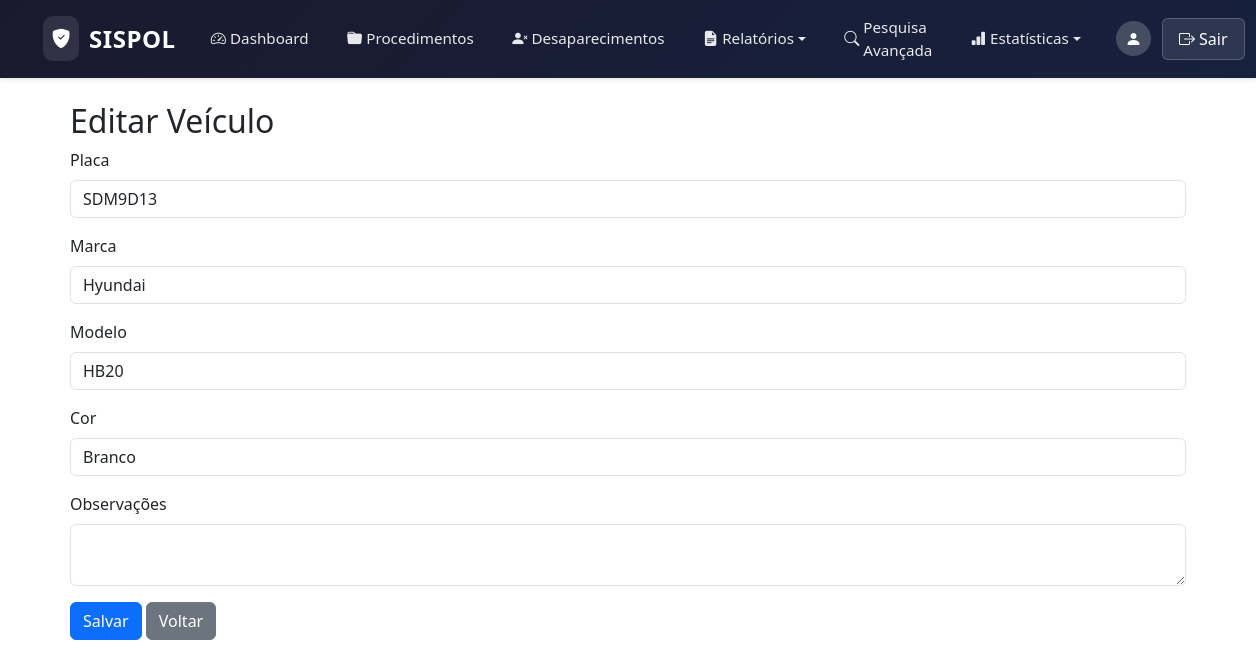
Page /public/veiculos/cadastrar_veiculo.php?id=3 (signed in) on the committed database.
### tables this page shows
CREATE TABLE `Veiculos` (
  `id` int NOT NULL,
  `placa` varchar(10) NOT NULL,
  `marca` varchar(50) NOT NULL,
  `modelo` varchar(50) NOT NULL,
  `cor` varchar(20) NOT NULL,
  `observacoes` text
);

### public/veiculos/cadastrar_veiculo.php (the view, shortened to what this page needs)
<?php
include_once '../../includes/header.php';
$id = $placa = $marca = $modelo = $cor = $observacoes = '';
if (isset($_GET['id'])) {
    $id = (int) $_GET['id'];
    $stmt = $pdo->prepare("SELECT * FROM Veiculos WHERE id = :id");
    $stmt->execute(['id' => $id]);
    $veiculo = $stmt->fetch(PDO::FETCH_ASSOC);
    if ($veiculo) {
        $placa = $veiculo['placa'];
        $marca = $veiculo['marca'];
        $modelo = $veiculo['modelo'];
        $cor = $veiculo['cor'];
        $observacoes = $veiculo['observacoes'];
    }
}
?>
<div class="container mt-4">
    <h2><?= $id ? 'Editar' : 'Cadastrar' ?> Veículo</h2>
    <form method="POST">
        <div class="mb-3">
            <label for="placa" class="form-label">Placa</label>
            <input type="text" name="placa" id="placa" class="form-control" value="<?= htmlspecialchars($placa) ?>" required>
        </div>
        <div class="mb-3">
            <label for="marca" class="form-label">Marca</label>
            <input type="text" name="marca" id="marca" class="form-control" value="<?= htmlspecialchars($marca) ?>" required>
        </div>
        <div class="mb-3">
            <label for="modelo" class="form-label">Modelo</label>
            <input type="text" name="modelo" id="modelo" class="form-control" value="<?= htmlspecialchars($modelo) ?>" required>
        </div>
        <div class="mb-3">
            <label for="cor" class="form-label">Cor</label>
            <input type="text" name="cor" id="cor" class="form-control" value="<?= htmlspecialchars($cor) ?>" required>
        </div>
        <div class="mb-3">
            <label for="observacoes" class="form-label">Observações</label>
            <textarea name="observacoes" id="observacoes" class="form-control"><?= htmlspecialchars($observacoes) ?></textarea>
        </div>
        <button type="submit" class="btn btn-primary">Salvar</button>
        <a href="listar_veiculos.php" class="btn btn-secondary">Voltar</a>
    </form>
</div>
</body>
</html>

### assets/css/styles.css (style rules this page uses)
html, body { height: 100%; margin: 0; display: flex; flex-direction: column; }
.form-select, .form-control { width: 100%; box-sizing: border-box; }

### rows in the picture
veiculos: placa "SDM9D13", marca "Hyundai", modelo "HB20", cor "Branco"
